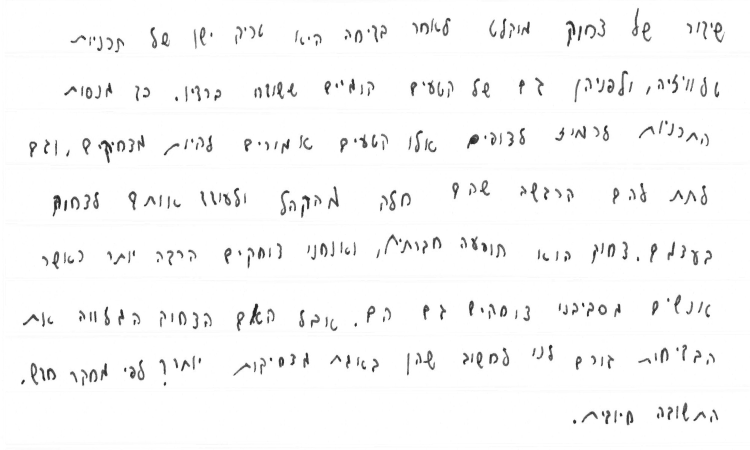
#> input picture gender_split/test/female/BRN3C2AF4AEB56C_0000000032.jpg, 1500 x 900 px, found by its file name (shown at 1/2 size); its folder holds 3 pictures in this run
$ python classifier.py gender_split/test/female/BRN3C2AF4AEB56C_0000000032.jpg gender_split/test/female/BRN3C2AF4AEB56C_0000000034.jpg gender_split/test/female/BRN3C2AF4AEB56C_0000000034.jpg
#> lines starting #> are read from the running program, lines starting #| are printed output that depends on the picture; pictures that were not available may be replaced by others from this repository, and a replacement may not be noted
import os
import sys
import numpy as np
from skimage import feature
import cv2
from sklearn.metrics import confusion_matrix
from sklearn import svm
from sklearn.metrics import accuracy_score
from sklearn.model_selection import GridSearchCV
from sklearn.svm import SVC

testData = []
validData = []
trainData = []
DATADIR = "./gender_split/"

kernel_models = [[3, 24, 'linear'], [3, 24, 'rbf'], [1, 8, 'linear'], [1, 8, 'rbf']]


# Part 1 - Loading the Database (the photos)
def loadingDb(path_train,path_val,path_test):
    # loading the training data from directory to list
    for gender in os.listdir(path_train):
        for img in os.listdir(path_train+ "/" + gender):
            trainData.append([img, gender])
    # loading the valid data from directory to list
    for gender in os.listdir(path_val):
        for img in os.listdir(path_val + "/" + gender):
            validData.append([img, gender])

    # loading the testing data from directory to list
    for gender in os.listdir(path_test):
        for img in os.listdir(path_test + "/" + gender):
            testData.append([img, gender])


# function to help to find the image and labels
def get_image_lables(imageData, path):
#> called with path = 'train/'
    images = []
    labels = []
    for i in imageData:
        img = cv2.imread(DATADIR + path + i[1] + "/" + i[0])  # read the image from the giving path
#> img is the input picture: shape (900, 1500, 3); min 25, max 255, mean 248.4
        images.append(img)  # add the path to images list
        labels.append(i[1])  # add the label of the image to labels list

    return images, labels


# part 2 - Feature extraction
def LBPfeatures(images, radius, pointNum):
    hist_LBP = []  # hist list
    for img in images:  # for each image in the list
        gray = cv2.cvtColor(img, cv2.COLOR_BGR2GRAY)  # convert the image to gray scale
        lbp = feature.local_binary_pattern(gray, pointNum, radius, method="uniform")  # extract the image with lbp
        # extract with given raduis and numpoint
        # num point  = 8* radius
        (hist, _) = np.histogram(lbp.ravel(), bins=range(0, pointNum + 3), range=(0, pointNum + 2))
        # normalization
        eps = 1e-7
        hist = hist.astype("float")
        hist /= (hist.sum() + eps)
        hist_LBP.append(hist)
    return hist_LBP


# find best params for rfb kernel
def find_best_c_gamma(X_train, y_train):
    param_grid = {'C': [0.1, 1, 10, 100], 'gamma': [1, 0.1, 0.01, 0.001, 0.00001, 10]}
    # Make grid search classifier
    clf_grid = GridSearchCV(svm.SVC(kernel="rbf"), param_grid, verbose=1)
    # Train the classifier
    clf_grid.fit(X_train, y_train)
    best_params = clf_grid.best_params_
    return best_params


# part 3 - training image
def extract_and_train(kernel):
    radius = kernel[0]
    numPoints = kernel[1]
    t_kernel = kernel[2]
    train_image, train_label = get_image_lables(trainData, "train/")  # getting the train data with it labels
#> train_image = 1 item; train_label = ['BRN3C2AF4AEB56C_0000000032.jpg']
    valid_image, valid_label = get_image_lables(validData, "valid/")  # getting the valid data with it labels
#> valid_image = 1 item; valid_label = ['BRN3C2AF4AEB56C_0000000032.jpg']
    train_features = LBPfeatures(train_image, radius, numPoints)  # extract by LBP for each train image
#> the loop in LBPfeatures, `for img in images:` made 1 pass
#> eps on pass 1: 1e-07
#> pass 1, in LBPfeatures, `lbp = feature.local_binary_pattern(gray, pointNum, radius, method="uni..`:
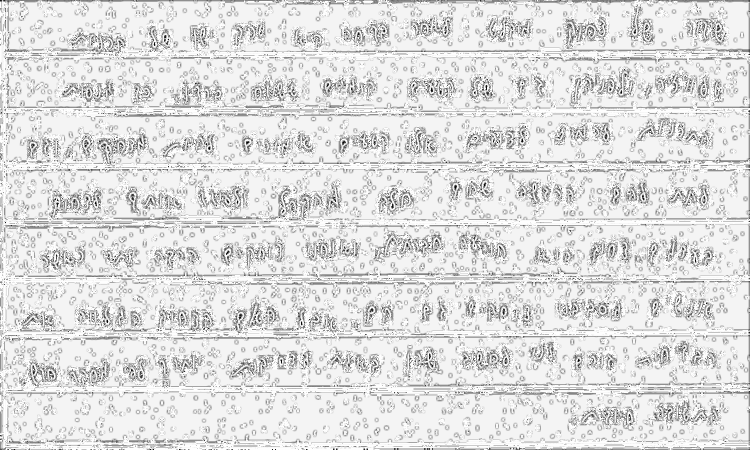
#> lbp: shape (900, 1500) float64 (shown at 1/2 size); min 0, max 25, mean 21.9; drawn with min black and max white
#> after the loop in LBPfeatures, `for img in images:`: hist_LBP = 1 item
#> train_features = 1 item
    valid_features = LBPfeatures(valid_image, radius, numPoints)  # extract by LBP for each valid image
#> the loop in LBPfeatures (call 2), `for img in images:` made 1 pass
#> valid_features = 1 item
    if t_kernel == "rbf":
        params = find_best_c_gamma(train_features, train_label) # gettinng the best params for rfb model

        model = SVC(kernel=t_kernel, C=params['C'], gamma=params['gamma'])  # creating the model with given kernel and C and GAMMA
        model.fit(train_features, train_label) # train the model with given data

        model_predictions = model.predict(valid_features) # getting the model prediction by valid data
        accuracy = accuracy_score(valid_label, model_predictions) # getting accuracy of efficiency  by using
    else:
        model = SVC(kernel=t_kernel)  # creating the model with given kernel
#> (the run stopped early here; a loop or call above may not have finished)

$ run again, on gender_split/test/male/BRN3C2AF4AEB56C_0000000018.jpg
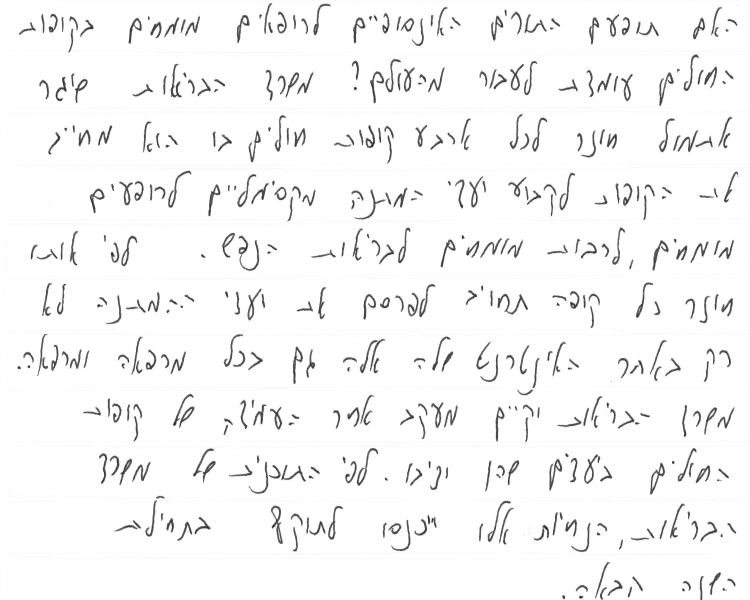
#> input picture gender_split/test/male/BRN3C2AF4AEB56C_0000000018.jpg, 1500 x 1200 px, found by its file name (shown at 1/2 size)
#> in get_image_lables, img is the input picture: shape (1200, 1500, 3); min 21, max 255, mean 246.1
#> train_image = 1 item; train_label = ['BRN3C2AF4AEB56C_0000000018.jpg']
#> valid_image = 1 item; valid_label = ['BRN3C2AF4AEB56C_0000000018.jpg']
#> the loop in LBPfeatures, `for img in images:` made 1 pass
#> eps on pass 1: 1e-07
#> pass 1, in LBPfeatures, `lbp = feature.local_binary_pattern(gray, pointNum, radius, method="uni..`:
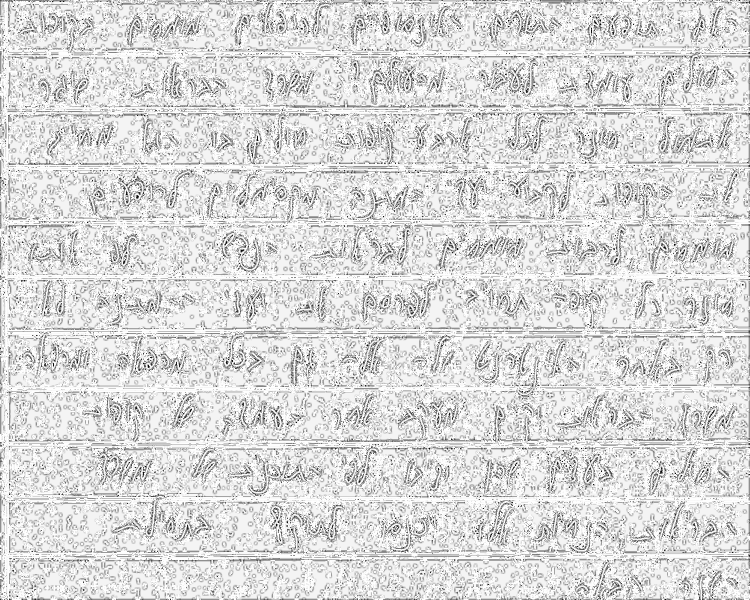
#> lbp: shape (1200, 1500) float64 (shown at 1/2 size); min 0, max 25, mean 21.4; drawn with min black and max white
#> after the loop in LBPfeatures, `for img in images:`: hist_LBP = 1 item
#> the loop in LBPfeatures (call 2), `for img in images:` made 1 pass

$ run again, on gender_split/test/male/BRN3C2AF4AEB56C_0000000027.jpg
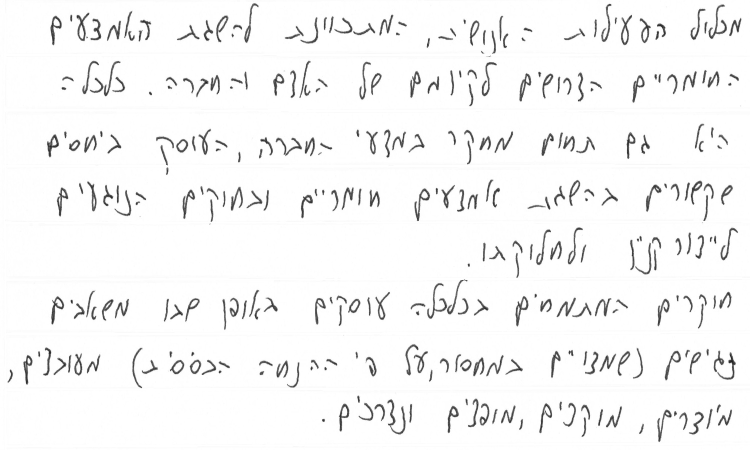
#> input picture gender_split/test/male/BRN3C2AF4AEB56C_0000000027.jpg, 1500 x 900 px, found by its file name (shown at 1/2 size)
#> in get_image_lables, img is the input picture: shape (900, 1500, 3); min 19, max 255, mean 245.9
#> train_image = 1 item; train_label = ['BRN3C2AF4AEB56C_0000000027.jpg']
#> valid_image = 1 item; valid_label = ['BRN3C2AF4AEB56C_0000000027.jpg']
#> the loop in LBPfeatures, `for img in images:` made 1 pass
#> eps on pass 1: 1e-07
#> pass 1, in LBPfeatures, `lbp = feature.local_binary_pattern(gray, pointNum, radius, method="uni..`:
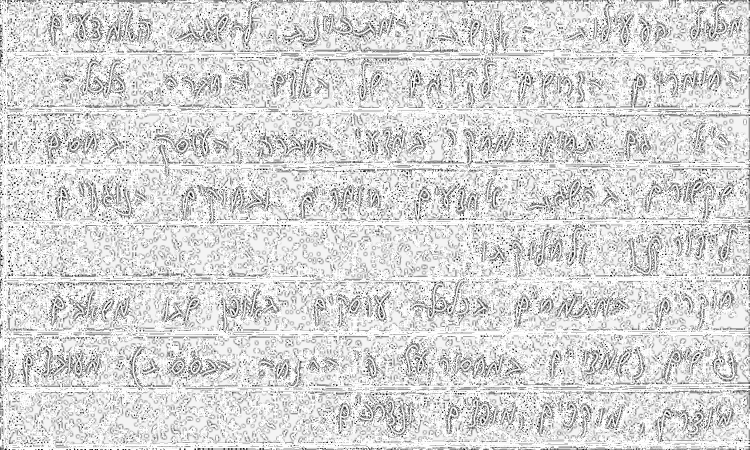
#> lbp: shape (900, 1500) float64 (shown at 1/2 size); min 0, max 25, mean 21.2; drawn with min black and max white
#> after the loop in LBPfeatures, `for img in images:`: hist_LBP = 1 item
#> the loop in LBPfeatures (call 2), `for img in images:` made 1 pass

$ run again, on gender_split/train/female/BRN3C2AF4AEB56C_0000000013.jpg
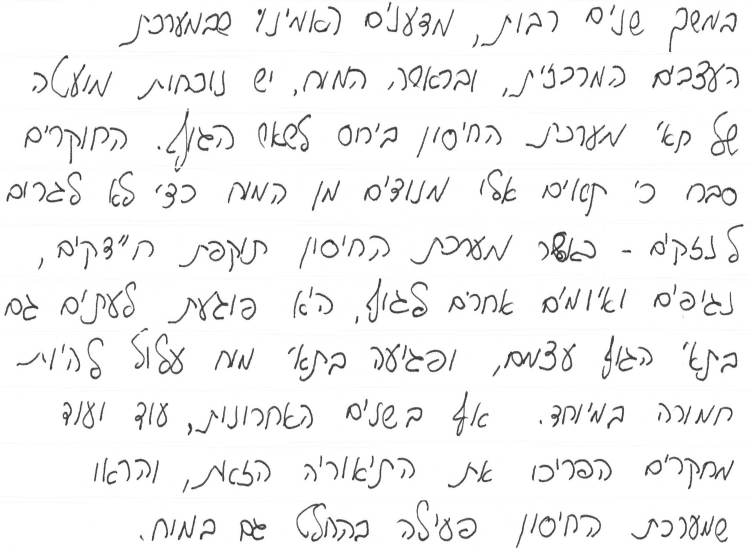
#> input picture gender_split/train/female/BRN3C2AF4AEB56C_0000000013.jpg, 1500 x 1100 px, found by its file name (shown at 1/2 size)
#> in get_image_lables, img is the input picture: shape (1100, 1500, 3); min 29, max 255, mean 243.4
#> train_image = 1 item; train_label = ['BRN3C2AF4AEB56C_0000000013.jpg']
#> valid_image = 1 item; valid_label = ['BRN3C2AF4AEB56C_0000000013.jpg']
#> the loop in LBPfeatures, `for img in images:` made 1 pass
#> eps on pass 1: 1e-07
#> pass 1, in LBPfeatures, `lbp = feature.local_binary_pattern(gray, pointNum, radius, method="uni..`:
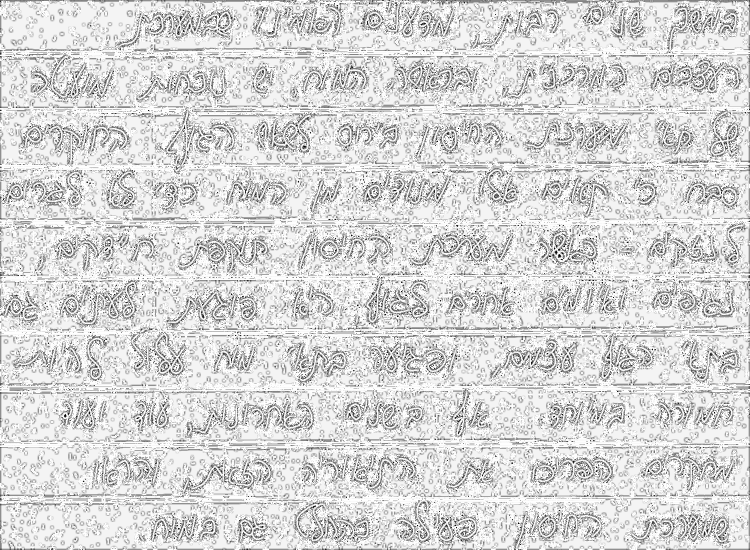
#> lbp: shape (1100, 1500) float64 (shown at 1/2 size); min 0, max 25, mean 21.1; drawn with min black and max white
#> after the loop in LBPfeatures, `for img in images:`: hist_LBP = 1 item
#> the loop in LBPfeatures (call 2), `for img in images:` made 1 pass
